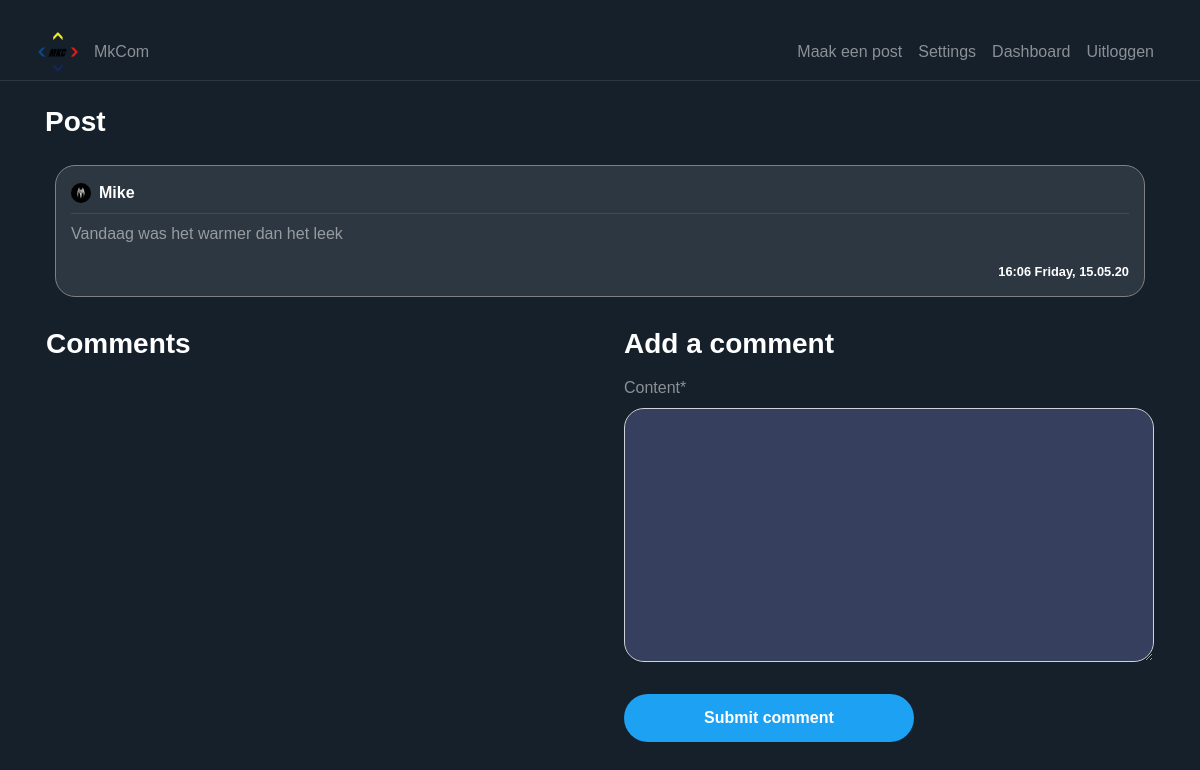
Screenshot of /post/6/ (signed in) with the database file from the repository.
### blog/models.py (models this page shows, shortened)
class Post(models.Model):
    content = models.TextField(max_length=1000)
    date_posted = models.DateTimeField(default=timezone.now)
    author = models.ForeignKey(User, on_delete=models.CASCADE)

### users/models.py (models this page shows, shortened)
class Profile(models.Model):
    user = models.OneToOneField(User, on_delete=models.CASCADE)
    image = models.ImageField(default='default.png', upload_to='profile_pics')

### blog/views.py (the view)
# urls.py: path('post/<int:pk>/', PostDetailView.as_view(), name='post-detail'),
class PostDetailView(DetailView):
    model = Post
    template_name = 'blog/post_detail.html'
    context_object_name = 'post'
    def get_context_data(self, **kwargs):
        data = super().get_context_data(**kwargs)
        comments_connected = Comment.objects.filter(post_connected=self.get_object()).order_by('-date_posted')
        data['comments'] = comments_connected
        data['form'] = NewCommentForm(instance=self.request.user)
        return data
    def post(self, request, *args, **kwargs):
        new_comment = Comment(content=request.POST.get('content'),
                              author=self.request.user,
                              post_connected=self.get_object())
        new_comment.save()
        return self.get(self, request, *args, **kwargs)

### blog/forms.py
class NewCommentForm(forms.ModelForm):
    class Meta:
        model = Comment
        fields = ['content']

### blog/templates/blog/post_detail.html (shortened to what this page needs)
{% extends "blog/base.html" %}
{% load crispy_forms_tags %}
{% block content %}
<div class="container">
    <h3 class="white-important mb-3">
        Post
    </h3>
   <article class="media content-section">
        <div style="width: 100%; word-break: break-all;" class="hovered-tweet-comment">
            <div class="pb-2 row m-0 " style="width: 100%; margin-right: 0 !important;">
               <div
                       style="padding-left: 0px !important;"
                       class="col-8 no-padding d-flex align-items-center">
                   <img
                       class="rounded-circle mr-2"
                       style="width: 20px; height: 20px;"
                       src="{{ post.author.profile.image.url }}">
                   <a class="mr-2 white-important" href="{% url 'user-posts' post.author %}">
                       {{ post.author }}
                   </a>
               </div>
               <div class="col-4 d-flex flex-row-reverse no-padding align-items-center"
                    style="padding-right: 0 !important;">
               </div>
           </div>
            <div
                    class="mb-2 "
                    style="width: 100%; height: 1px; background-color: rgba(255, 255, 255, 0.1)"></div>
            <a style="color: rgba(255, 255, 255, 0.5) !important;">
                <p>
                    {{ post.content }}
                </p>
                <small
                    class="white-important d-flex full-width flex-row-reverse">
                    {{ post.date_posted | date:"H:i l, d.m.y" }}
                </small>
            </a>
        </div>
   </article>
    <div class="row pl-3">
        <div class="col-12 col-md-6 pl-0">
         <h3 class="white-important mb-3">
             Comments
         </h3>
        </div>
        {% if user is not None %}
            <div class="col-12 col-md-6 pl-0 pl-md-3 pr-3">
                <h3 class="white-important mb-3">
                    Add a comment
                </h3>
                <form method="POST">
                    <fieldset class="form-group">
                        {{ form | crispy }}
                    </fieldset>
                    <div class="form-group">
                        <button class="btn btn-outline-primary" type="submit">Submit comment</button>
                    </div>
                </form>
            </div>
        {% endif %}
    </div>
  </div>
{% endblock content %}

### blog/static/blog/main.css (style rules this page uses)
:root { --muted-color: rgba(255, 255, 255, 0.5); }
body { background: #15202b; color: var(--muted-color); margin-top: 5rem; }
h1, h2, h3, h4, h5, h6 { color: var(--muted-color); }
.content-section { padding: 10px 10px; margin-bottom: 20px; }
.no-padding { padding: 0 !important; }
a { color: white; text-underline: none; text-decoration: none !important; }
article { border-radius: 4px; }
.white-important { color: white; font-weight: bold; }
.full-width { width: 100% }
.btn-outline-primary { border-color: white; color: white !important; padding: 12px 80px 12px 80px; font-weight: bold; background-color: #1da1f2; border:0; border-radius: 25px; }
.form-control { background-color: #36405e !important; color: var(--muted-color) !important; box-shadow: 0 0 0 0 !important; border-radius: 20px !important; }
.hovered-tweet-comment { background-color: #2d3741 !important; padding:15px; border-radius: 20px; border:1px solid grey; }

### blog/static/blog/style.css (style rules this page uses)
body { font-family: Arial, Helvetica, sans-serif; height: 100vh; margin: 0; padding: 0; }

### rows the page displays
Post: author.profile.image (picture), author "Mike", content "Vandaag was het warmer dan het leek", date_posted "16:06 Friday, 15.05.20"
